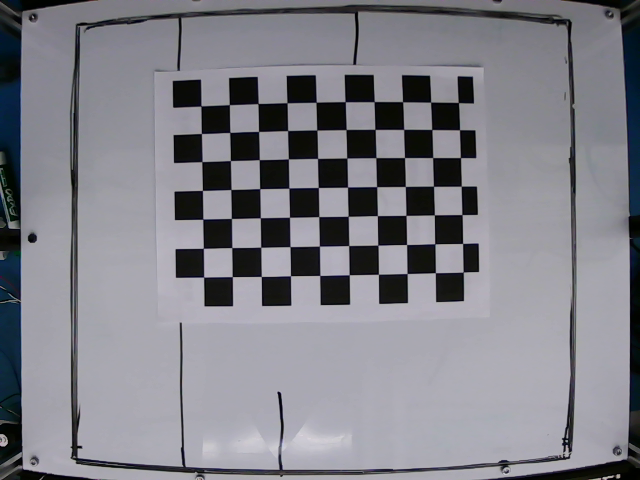
#> input picture Image Processing/calibration/captured_image.png, 640 x 480 px, found by its file name
$ python crop.py
#> lines starting #> are read from the running program, lines starting #| are printed output that depends on the picture
import cv2
import numpy as np
import os

def crop_to_defined_rectangle(image_path):
    # Load the image
    image = cv2.imread(image_path)
#> image is the input picture: shape (480, 640, 3); mean B, G, R 136.3, 128.7, 128.8
    if image is None:
        raise ValueError("Image not found or unable to load.")

    # Display the original image
    # cv2.imshow('Original Image', image)
    # cv2.waitKey(0)

    # Define the desired rectangle size
    width, height = 640, 480
    # Define the cropping coordinates (x1, y1, x2, y2, x3, y3, x4, y4)
    # These constants need to be updated based on the specific image
    x1, y1 = 90, 30  # Top-left corner
    x2, y2 = width-90, 30  # Top-right corner
    x3, y3 = width-90, height-40  # Bottom-right corner
    x4, y4 = 90, height-40  # Bottom-left corner

    # Create an array of the points
    pts = np.array([[x1, y1], [x2, y2], [x3, y3], [x4, y4]], dtype=np.float32)

    dst_pts = np.array([
        [0, 0],
        [width - 1, 0],
        [width - 1, height - 1],
        [0, height - 1]
    ], dtype=np.float32)

    # Compute the perspective transform matrix
    matrix = cv2.getPerspectiveTransform(pts, dst_pts)

    # Warp the image to straighten it
    warped = cv2.warpPerspective(image, matrix, (width, height))
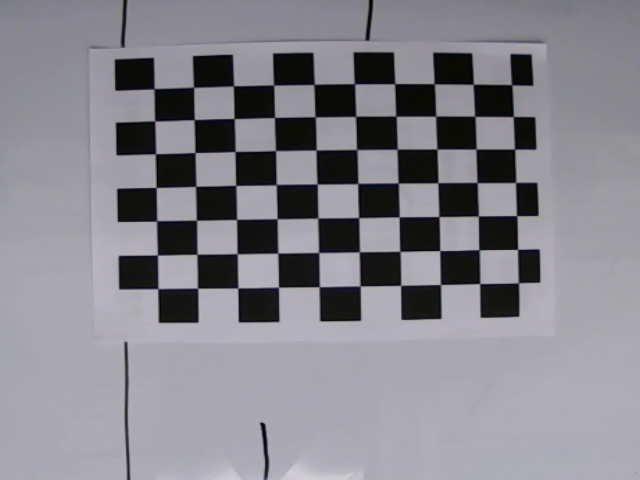
#> warped: shape (480, 640, 3); mean B, G, R 140.5, 133, 134.1

    # Display the cropped image
    # cv2.imshow('Cropped Image', warped)
    # cv2.waitKey(0)

    return warped

# Example usage
# Provide the path to your image
image_path = f"{os.path.dirname(os.path.realpath(__file__))}/../Image Capture/bin/Debug/captured_image.png"

try:
    cropped_image = crop_to_defined_rectangle(image_path)

    # Display the cropped image
    # cv2.imshow('Cropped Image', cropped_image)
    # cv2.waitKey(0)
    # cv2.destroyAllWindows()

    # Optionally, save the cropped image
    cv2.imwrite('cropped_image.jpg', cropped_image)
except ValueError as e:
    print(f"Error: {e}")

$ run again, with Image Processing/calibration/calibration1.jpg saved as Image Processing/calibration/captured_image.png
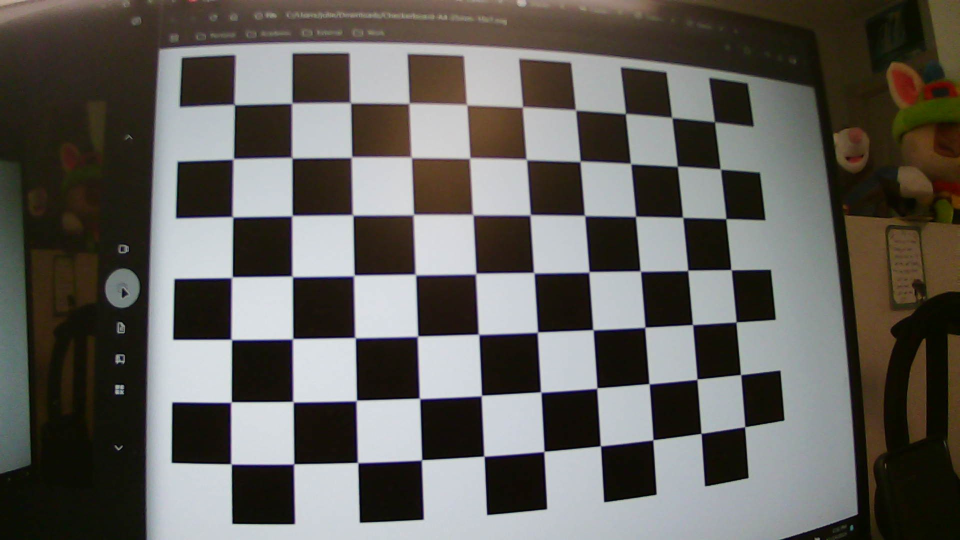
#> input picture Image Processing/calibration/calibration1.jpg, 1920 x 1080 px, found by its file name (shown at 1/2 size)
#> in crop_to_defined_rectangle, image is the input picture: shape (1080, 1920, 3); mean B, G, R 90.5, 95.2, 97.9
#> in crop_to_defined_rectangle, `warped = cv2.warpPerspective(image, matrix, (width, height))`:
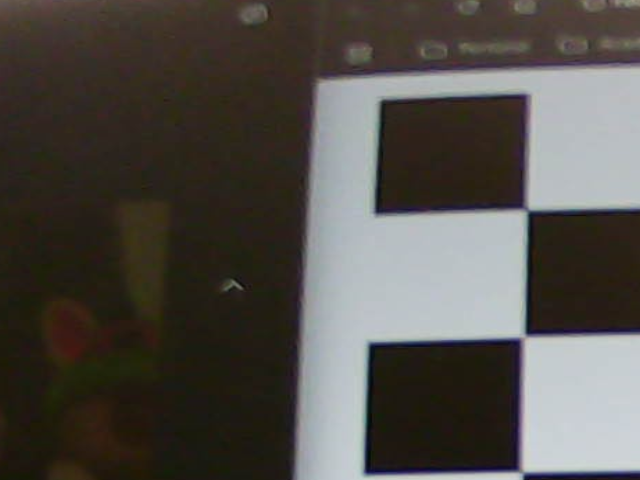
#> warped: shape (480, 640, 3); mean B, G, R 73.6, 78.7, 82.6

$ run again, with Image Processing/calibration/calibration2.jpg saved as Image Processing/calibration/captured_image.png
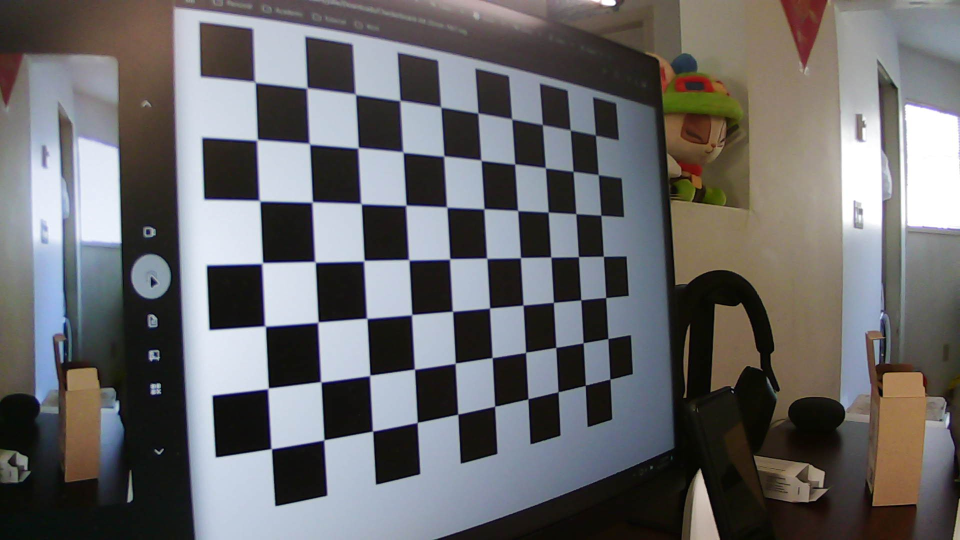
#> input picture Image Processing/calibration/calibration2.jpg, 1920 x 1080 px, found by its file name (shown at 1/2 size)
#> in crop_to_defined_rectangle, image is the input picture: shape (1080, 1920, 3); mean B, G, R 106, 104.6, 105.5
#> in crop_to_defined_rectangle, `warped = cv2.warpPerspective(image, matrix, (width, height))`:
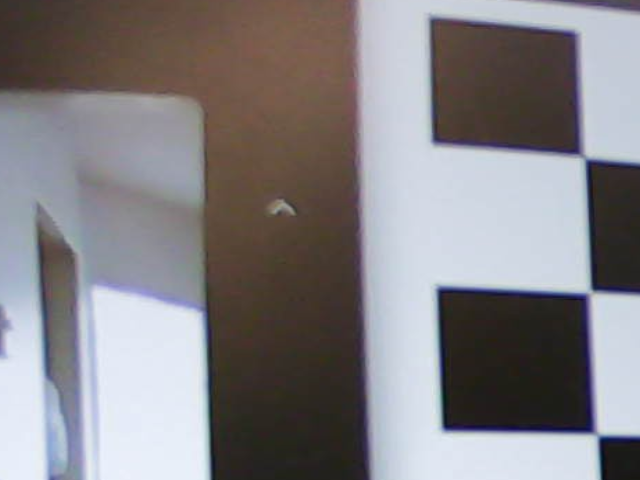
#> warped: shape (480, 640, 3); mean B, G, R 133.2, 129.8, 132.8

$ run again, with Image Processing/calibration/calibration3.jpg saved as Image Processing/calibration/captured_image.png
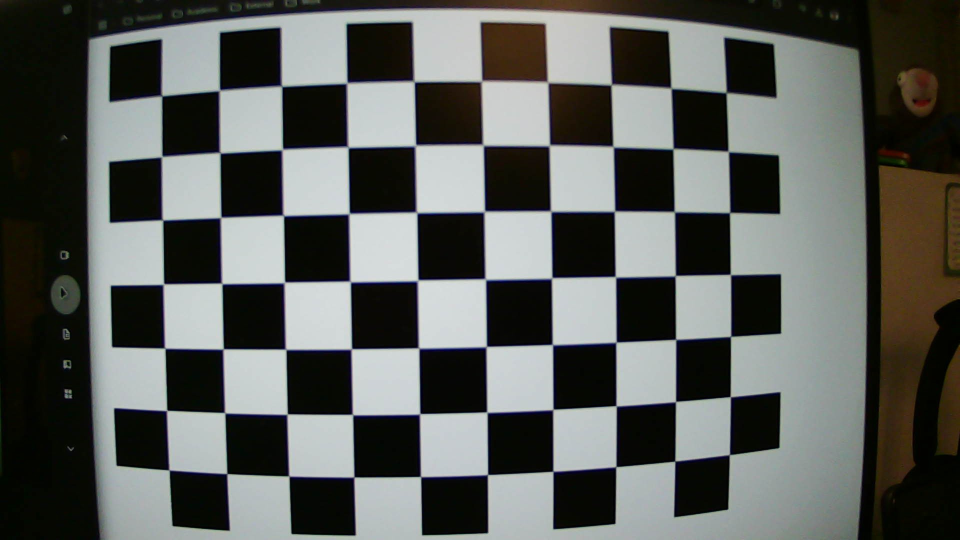
#> input picture Image Processing/calibration/calibration3.jpg, 1920 x 1080 px, found by its file name (shown at 1/2 size)
#> in crop_to_defined_rectangle, image is the input picture: shape (1080, 1920, 3); mean B, G, R 89.7, 93.4, 90.8
#> in crop_to_defined_rectangle, `warped = cv2.warpPerspective(image, matrix, (width, height))`:
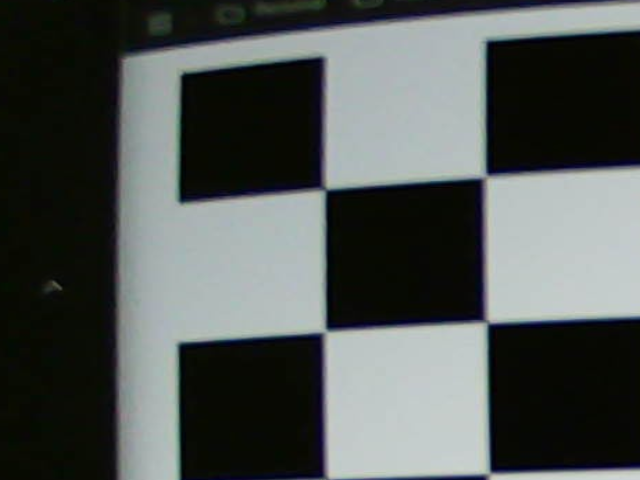
#> warped: shape (480, 640, 3); mean B, G, R 83.4, 85.5, 80.5
